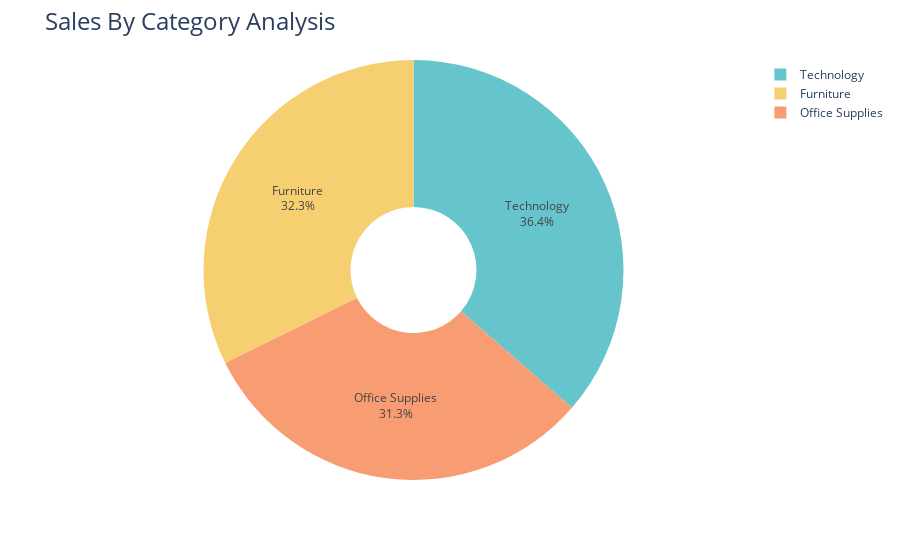

Source (notebook cell):
### Code cell
# Pie Chart
fig = px.pie(
    Sales_By_Category,
    values='Sales',
    names="Category",
    hole = 0.3,              
    color_discrete_sequence=px.colors.qualitative.Pastel
)

fig.update_traces(
    textposition='inside',
    textinfo='percent+label'                 
)

fig.update_layout(
    title_text='Sales By Category Analysis',
    title_font=dict(size=24)
)

fig.show()

### Figure 1 — Plotly figure (JSON) as saved in the notebook; plotly's stock layout.template omitted (floating-point values rounded to 4 significant figures)
{"data": [{"domain": {"x": [0, 1], "y": [0, 1]}, "hole": 0.3, "hovertemplate": "Category=%{label}<br>Sales=%{value}<extra></extra>", "labels": ["Furniture", "Office Supplies", "Technology"], "legendgroup": "", "name": "", "showlegend": true, "textinfo": "percent+label", "textposition": "inside", "type": "pie", "values": [742000.0, 719000.0, 836200.0]}], "layout": {"autosize": true, "legend": {"tracegroupgap": 0}, "margin": {"t": 60}, "piecolorway": ["rgb(102, 197, 204)", "rgb(246, 207, 113)", "rgb(248, 156, 116)", "rgb(220, 176, 242)", "rgb(135, 197, 95)", "rgb(158, 185, 243)", "rgb(254, 136, 177)", "rgb(201, 219, 116)", "rgb(139, 224, 164)", "rgb(180, 151, 231)", "rgb(179, 179, 179)"], "title": {"font": {"size": 24}, "text": "Sales By Category Analysis"}}}
